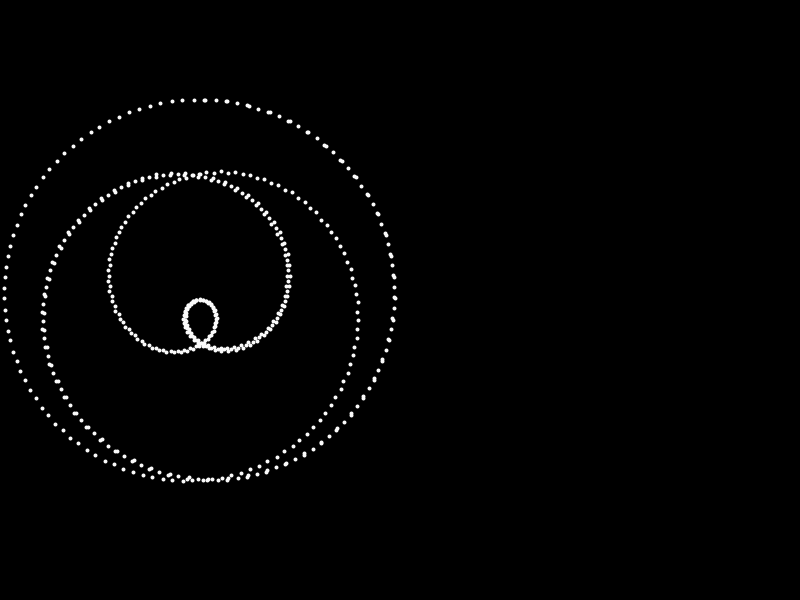
Frame 1 (no input)
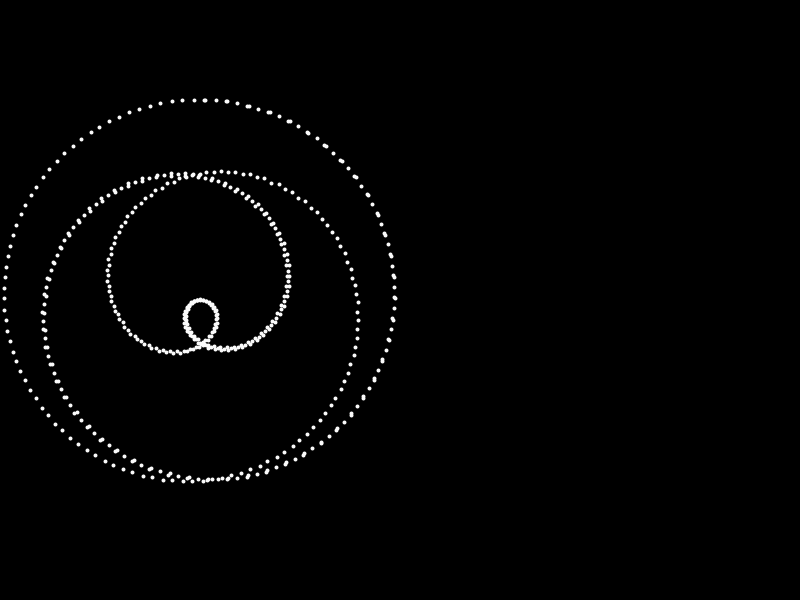
Frame 60 (the mouse pressed at the canvas centre just before this capture)
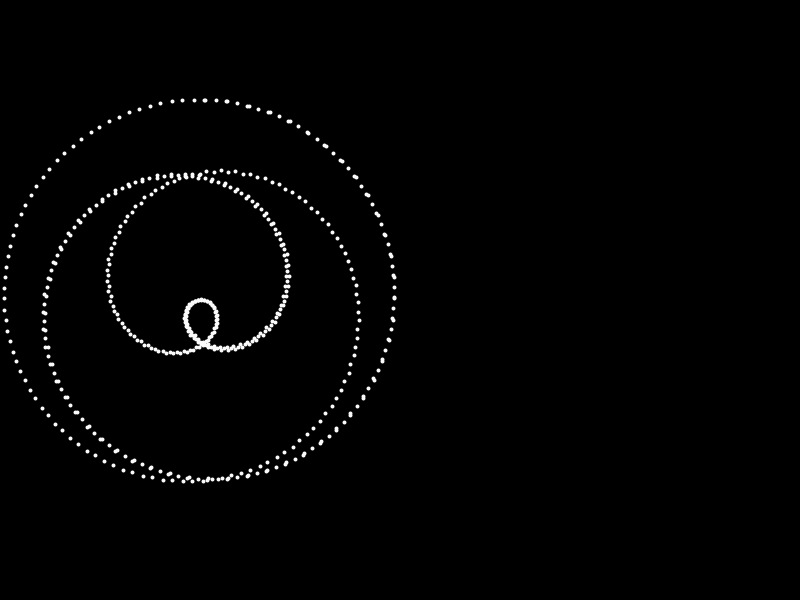
Frame 120 (the mouse held since frame 60 and released just before this capture)

The Processing sketch that drew these frames (run headless with seeded random() and noise(); from frame 60 on, the mouse is pressed at the canvas centre):

// Processing sketch: venus
// ── venus.pde
float xx,yy, x , y ,phi ,t,T,i;
void setup(){
  size(800,600);
  background( 0);
}int x1,y1,x2,y2=0;
void draw(){
  T=7;
  background(0 );
translate(200,300);
int start =5,finish=400;
i+=0.00005;
println(i);stroke(250,250,250);
strokeWeight(4 );
color col =color(250,0,0);
x=50;
y=-50;


xx=350;
yy=100;
//ellipse(x,y,10,10);

//ellipse(xx,yy,10,10);
//point(

x1=-100;x2=400;y1=0;y2=0;
int dx = x2 - x1;
int dy = y2 - y1;
for (int x = x1;x< x2;x++) {
 y = y1 + dy * (x - x1) / dx;

  point(200*cos(2*PI*radians( x)%45)*sin(TWO_PI * x / 400+i),y+200*sin(2*PI*radians( x)%45)*sin(TWO_PI * x / 400+i));

}



}
